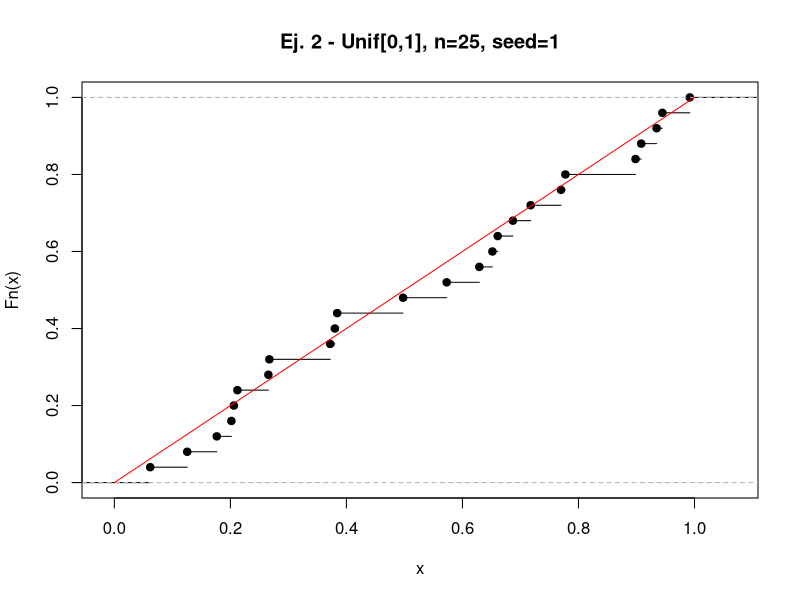
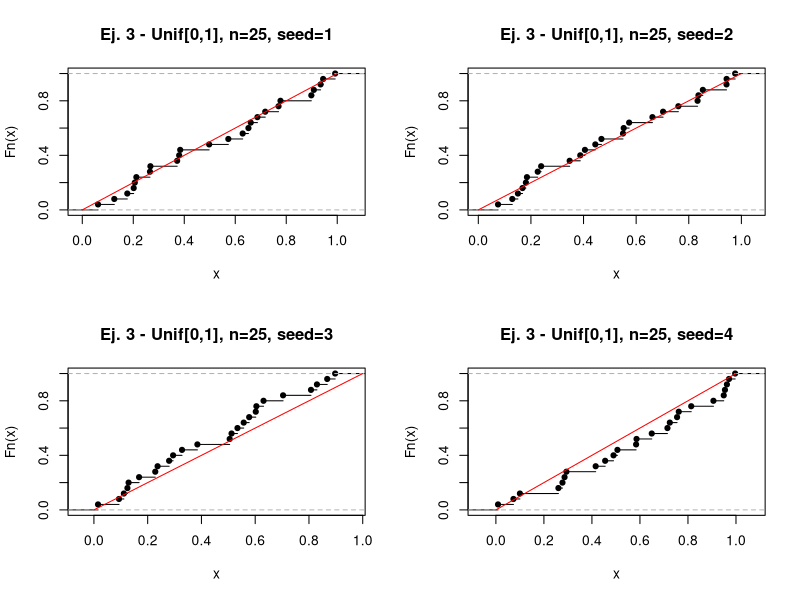
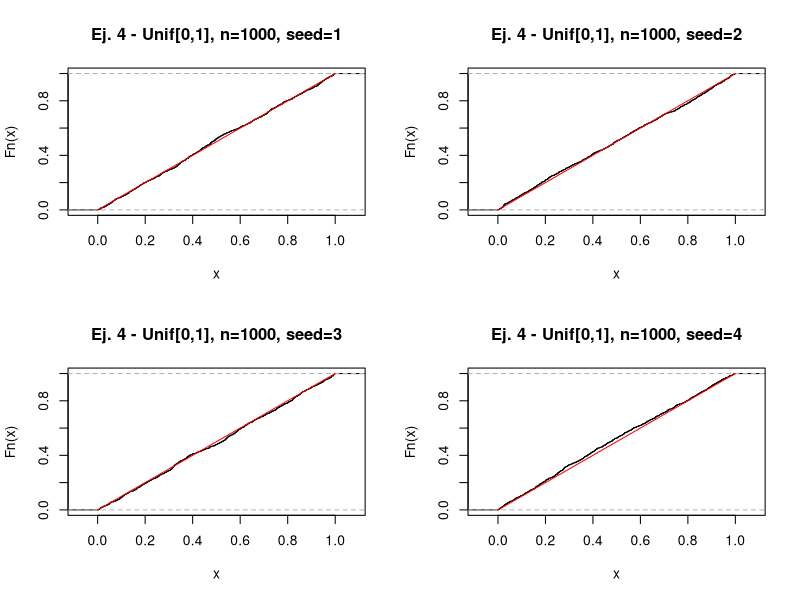
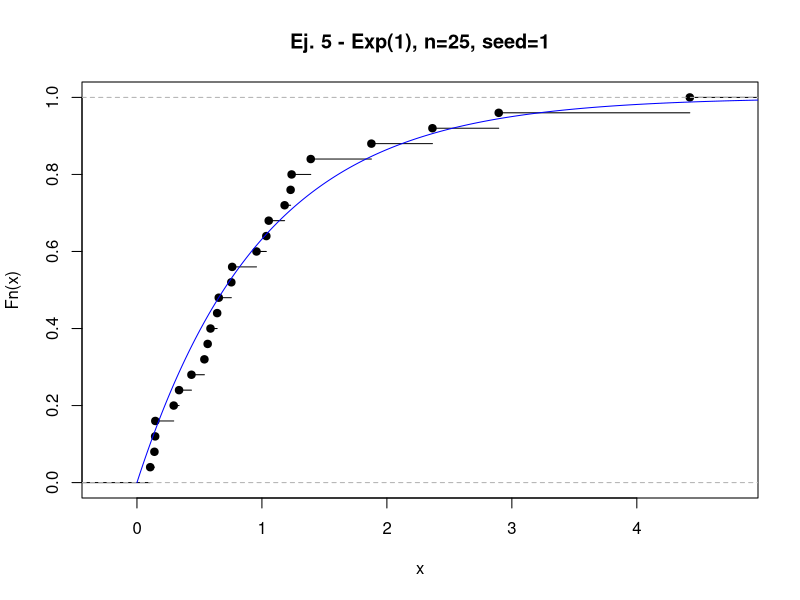
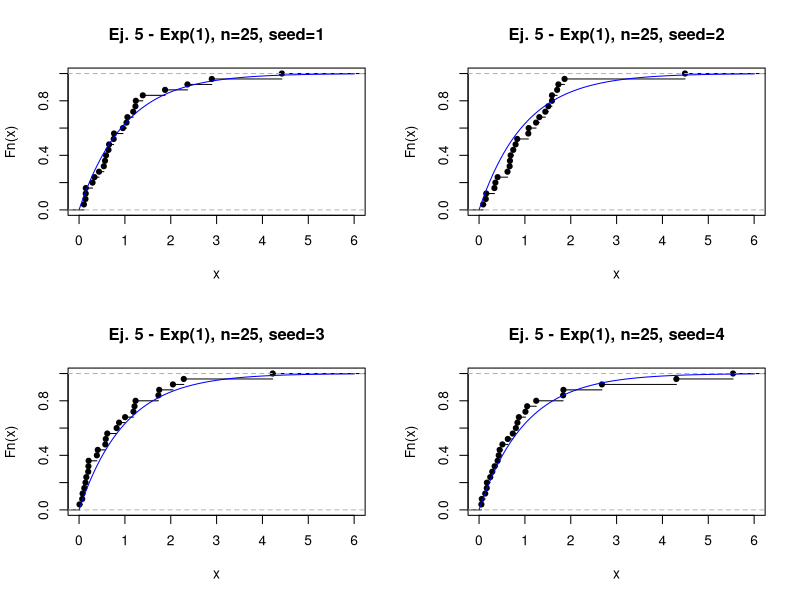
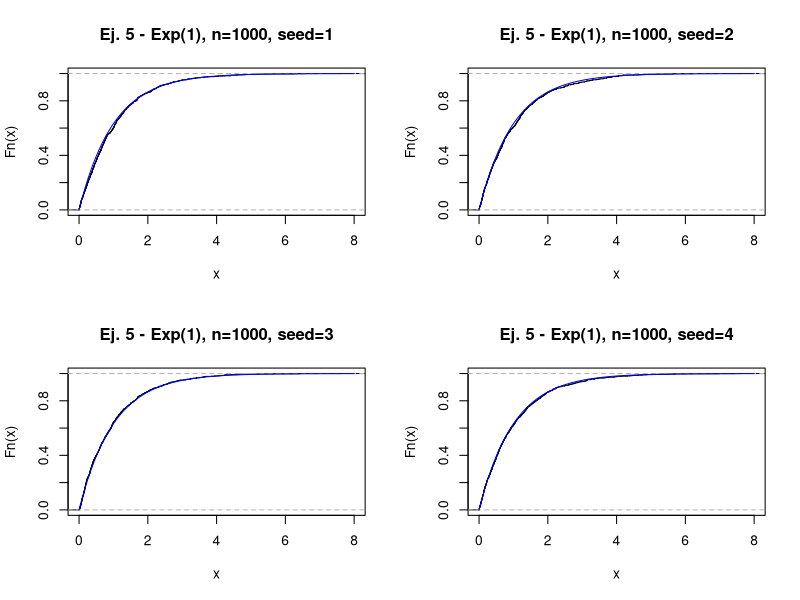
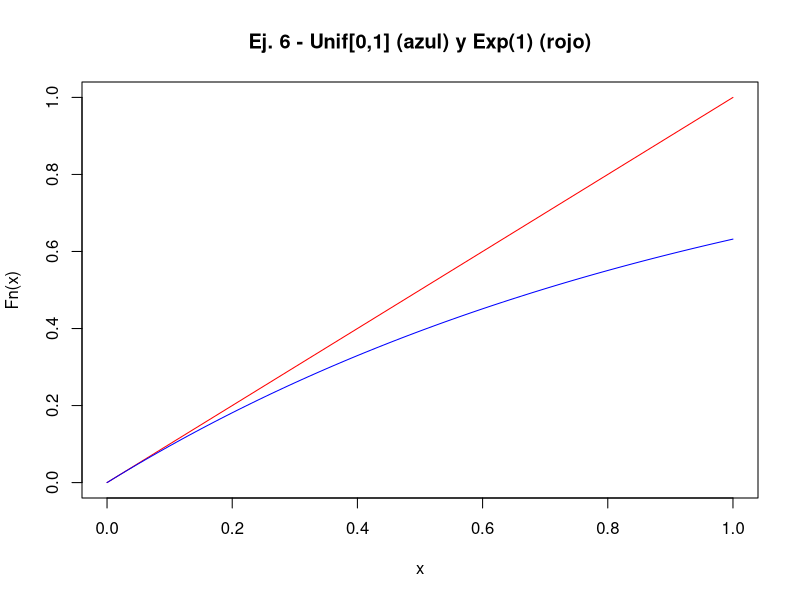

Reproduce these figures in R, in order.
library(tidyverse)
library(here)

# 1 ####
set.seed(1)
data <- runif(n = 25, min = 0, max = 1)

# 2 ####
pdf(file = here("aprendizaje_estadistico/Pr_4/figs/Ej2.pdf"), 
    width = 8, 
    height = 8)

par(mfrow=c(1,1))
plot(ecdf(data),
     main="Ej. 2 - Unif[0,1], n=25, seed=1")
x <- seq(0,1,0.01)
lines(x, x, col = "red")

dev.off()

# 3 ####
x <- seq(0,1,0.01)
N <- 25

pdf(file = here("aprendizaje_estadistico/Pr_4/figs/Ej3.pdf"),  
    width = 8,
    height = 8)

par(mfrow=c(2,2))

set.seed(1)
data <- runif(n = N, min = 0, max = 1)
plot(ecdf(data),
     main="Ej. 3 - Unif[0,1], n=25, seed=1")
lines(x, x, col = "red")

set.seed(2)
data <- runif(n = N, min = 0, max = 1)
plot(ecdf(data),
     main="Ej. 3 - Unif[0,1], n=25, seed=2")
lines(x, x, col = "red")

set.seed(3)
data <- runif(n = N, min = 0, max = 1)
plot(ecdf(data),
     main="Ej. 3 - Unif[0,1], n=25, seed=3")
lines(x, x, col = "red")

set.seed(4)
data <- runif(n = N, min = 0, max = 1)
plot(ecdf(data),
     main="Ej. 3 - Unif[0,1], n=25, seed=4")
lines(x, x, col = "red")

dev.off()

# 4 ####
set.seed(123)
x <- seq(0,1,0.01)
N <- 1000

pdf(file = here("aprendizaje_estadistico/Pr_4/figs/Ej4.pdf"),  
    width = 8,
    height = 8)

par(mfrow=c(2,2))

set.seed(1)
data <- runif(n = N, min = 0, max = 1)
plot(ecdf(data),
     main="Ej. 4 - Unif[0,1], n=1000, seed=1")
lines(x, x, col = "red")

set.seed(2)
data <- runif(n = N, min = 0, max = 1)
plot(ecdf(data),
     main="Ej. 4 - Unif[0,1], n=1000, seed=2")
lines(x, x, col = "red")

set.seed(3)
data <- runif(n = N, min = 0, max = 1)
plot(ecdf(data),
     main="Ej. 4 - Unif[0,1], n=1000, seed=3")
lines(x, x, col = "red")

set.seed(4)
data <- runif(n = N, min = 0, max = 1)
plot(ecdf(data),
     main="Ej. 4 - Unif[0,1], n=1000, seed=4")
lines(x, x, col = "red")

dev.off()

# 5 ####
set.seed(1)
data <- rexp(n = 25, rate = 1)

pdf(file = here("aprendizaje_estadistico/Pr_4/figs/Ej5_1.pdf"),  
    width = 8,
    height = 8)

par(mfrow=c(1,1))
plot(ecdf(data),
     main="Ej. 5 - Exp(1), n=25, seed=1")
x <- seq(0,5,0.01)
lines(x, 1-exp(-x), col = "blue")

dev.off()

# n=25 ####
x <- seq(0,6,0.01)
N <- 25

pdf(file = here("aprendizaje_estadistico/Pr_4/figs/Ej5_2.pdf"),  
    width = 8,
    height = 8)

par(mfrow=c(2,2))

set.seed(1)
data <- rexp(n = N, rate = 1)
plot(ecdf(data),
     main="Ej. 5 - Exp(1), n=25, seed=1",
     xlim = c(0,6))
lines(x, 1-exp(-x), col = "blue")

set.seed(2)
data <- rexp(n = N, rate = 1)
plot(ecdf(data),
     main="Ej. 5 - Exp(1), n=25, seed=2",
     xlim = c(0,6))
lines(x, 1-exp(-x), col = "blue")

set.seed(3)
data <- rexp(n = N, rate = 1)
plot(ecdf(data),
     main="Ej. 5 - Exp(1), n=25, seed=3",
     xlim = c(0,6))
lines(x, 1-exp(-x), col = "blue")

set.seed(4)
data <- rexp(n = N, rate = 1)
plot(ecdf(data),
     main="Ej. 5 - Exp(1), n=25, seed=4",
     xlim = c(0,6))
lines(x, 1-exp(-x), col = "blue")

dev.off()

# n=1000 ####
x <- seq(0,8,0.01)
N <- 1000

pdf(file = here("aprendizaje_estadistico/Pr_4/figs/Ej5_3.pdf"),  
    width = 8,
    height = 8)

par(mfrow=c(2,2))

set.seed(1)
data <- rexp(n = N, rate = 1)
plot(ecdf(data),
     main="Ej. 5 - Exp(1), n=1000, seed=1",
     xlim = c(0,8))
lines(x, 1-exp(-x), col = "blue")

set.seed(2)
data <- rexp(n = N, rate = 1)
plot(ecdf(data),
     main="Ej. 5 - Exp(1), n=1000, seed=2",
     xlim = c(0,8))
lines(x, 1-exp(-x), col = "blue")

set.seed(3)
data <- rexp(n = N, rate = 1)
plot(ecdf(data),
     main="Ej. 5 - Exp(1), n=1000, seed=3",
     xlim = c(0,8))
lines(x, 1-exp(-x), col = "blue")

set.seed(4)
data <- rexp(n = N, rate = 1)
plot(ecdf(data),
     main="Ej. 5 - Exp(1), n=1000, seed=4",
     xlim = c(0,8))
lines(x, 1-exp(-x), col = "blue")

dev.off()

# 6 ####
x <- seq(0,1,0.01)

pdf(file = here("aprendizaje_estadistico/Pr_4/figs/Ej6.pdf"),  
    width = 8,
    height = 8)

par(mfrow=c(1,1))
plot(x, x, type='n',
     main="Ej. 6 - Unif[0,1] (azul) y Exp(1) (rojo)",
     xlab="x",
     ylab="Fn(x)")
lines(x,x, col = "red")
lines(x, 1-exp(-x), col = "blue")

dev.off()